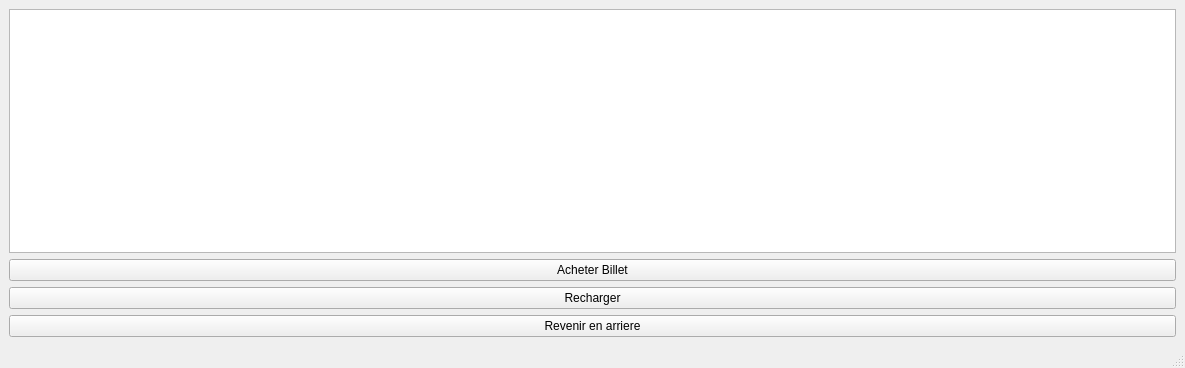
<?xml version="1.0" encoding="UTF-8"?>
<ui version="4.0">
 <class>UserWindows</class>
 <widget class="QMainWindow" name="UserWindows">
  <property name="geometry">
   <rect>
    <x>0</x>
    <y>0</y>
    <width>1185</width>
    <height>368</height>
   </rect>
  </property>
  <property name="windowTitle">
   <string>MainWindow</string>
  </property>
  <property name="tabShape">
   <enum>QTabWidget::Rounded</enum>
  </property>
  <widget class="QWidget" name="centralwidget">
   <layout class="QVBoxLayout" name="verticalLayout">
    <item>
     <widget class="QTableView" name="tableView"/>
    </item>
    <item>
     <widget class="QPushButton" name="pushButton">
      <property name="text">
       <string>Acheter Billet</string>
      </property>
     </widget>
    </item>
    <item>
     <widget class="QPushButton" name="pushButton_3">
      <property name="text">
       <string>Recharger</string>
      </property>
     </widget>
    </item>
    <item>
     <widget class="QPushButton" name="pushButton_2">
      <property name="text">
       <string>Revenir en arriere</string>
      </property>
     </widget>
    </item>
   </layout>
  </widget>
  <widget class="QStatusBar" name="statusbar"/>
 </widget>
 <resources/>
 <connections/>
</ui>
